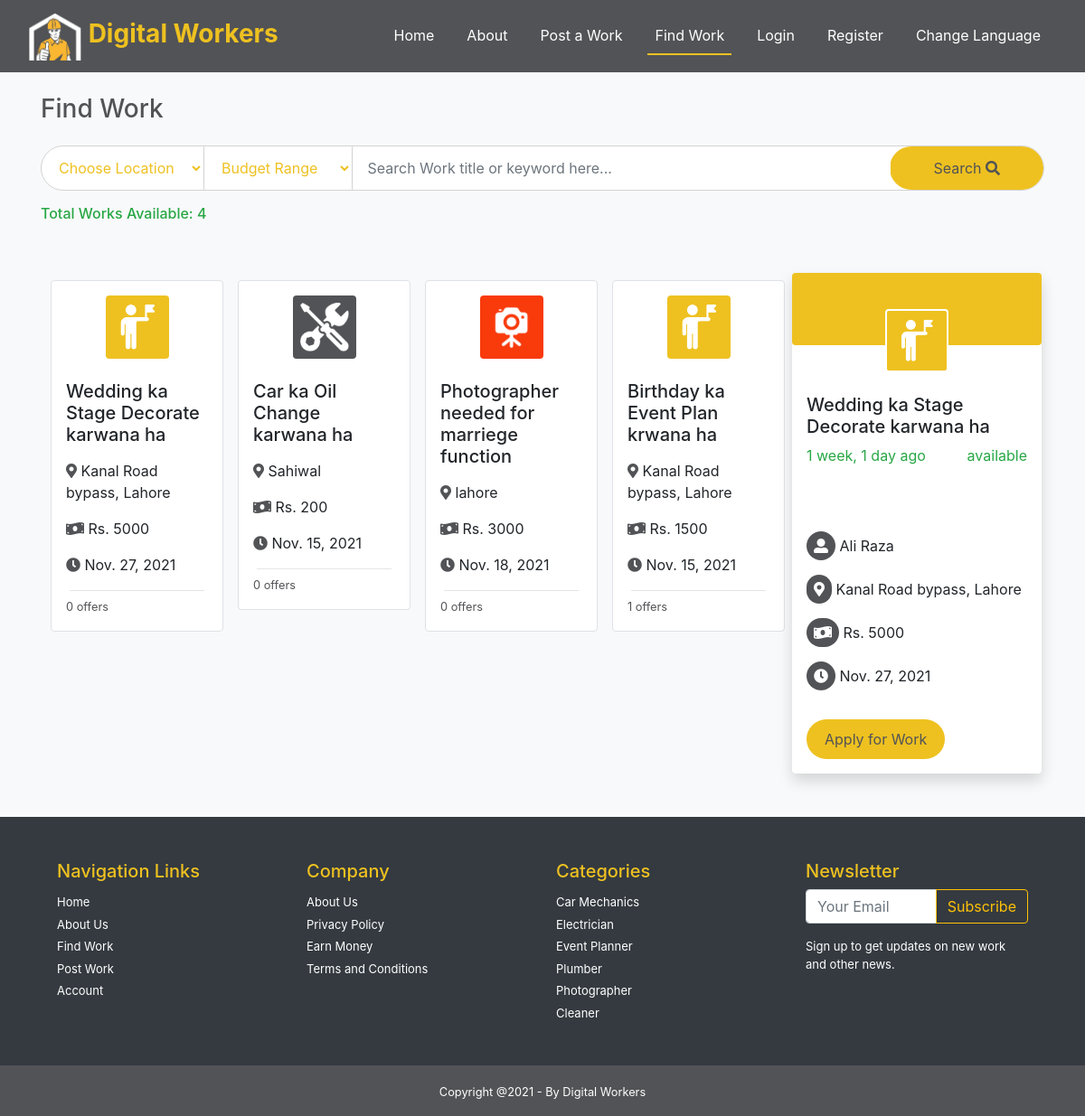
Screenshot of /find-work with the database file from the repository.
### Buyer/models.py (models this page shows, shortened)
class Work(models.Model):
    id = models.BigAutoField(primary_key=True)
    title = models.CharField(max_length=120, null=False)
    budget = models.IntegerField( null=True)
    deadline = models.DateTimeField( null=True)
    location = models.CharField(max_length=120, null=True)
    description = models.TextField( null=True)
    service = models.ForeignKey(Service, on_delete=models.CASCADE, null=True)
    posted_by=models.ForeignKey(settings.AUTH_USER_MODEL, on_delete=models.CASCADE, null=True)
    posted_at=models.DateTimeField(auto_now_add=True)
    status=models.CharField(max_length=60, null=True, default='available')

### Home/models.py (models this page shows, shortened)
class Service(models.Model):
    id = models.BigAutoField(primary_key=True)
    name = models.CharField( max_length=120, null=False, unique=True)
    image = models.ImageField(null=True, upload_to="icons/")
    is_active = models.BooleanField(default=True)
    created_at = models.DateTimeField(auto_now_add=True)

class User(AbstractBaseUser):
    id = models.BigAutoField(primary_key=True)
    name = models.CharField(max_length=30, blank=True)
    email = models.EmailField(max_length=60, unique=True, blank=False)
    date_joined =models.DateTimeField(auto_now_add=True)
    last_login =models.DateTimeField(auto_now=True,blank=True)
    is_admin = BooleanField(default=False)
    is_active = BooleanField(default=True)
    is_staff = BooleanField(default=False)
    is_superuser = BooleanField(default=False)
    role = models.CharField(max_length=30, default='User', blank=True)
    USERNAME_FIELD = 'email'
    REQUIRED_FIELDS= [ 'name','role']
    objects  = MyUserManager()

### Home/views.py (the view, shortened to what this page needs)
# urls.py: path('find-work', views.find_work, name="find_work"),
def find_work(request):
    work_list=Work.objects.filter(status="available").annotate(offer_count=Count('offer')).order_by('-posted_at')
    page = request.GET.get('page', 1)
    paginator = Paginator(work_list, 8)
    try:
        works = paginator.page(page)
    except PageNotAnInteger:
        works = paginator.page(1)
    except EmptyPage:
        works = paginator.page(paginator.num_pages)
    if request.user.is_authenticated:
        offers=Offer.objects.filter(offer_by=request.user).values_list('work_id', flat=True)
    else:
        offers=Offer.objects.filter(offer_by=0).values_list('work_id', flat=True)
    context={
        "works":works,
        "work_offers":offers
    }
    return render(request,"find_work.html",context)

### templates/find_work.html (shortened to what this page needs)
{% extends 'layout.html' %}
{% block find_work %}active{% endblock find_work %}
{% load static %}
{% block body %}
<body class="bg-light">
  <div class="container ">
    <section class="works">
      <h3 class="text-gray  my-4">Find Work </h3>
        <form action="search" method="get">
        <div class="input-group mb-3 search-bg">
            <div class="input-group-append">
                <select name="location" required  class="text-yellow px-3 search-select" >
                    <option value="">Choose Location</option>
                </select>
            </div>
            <div class="input-group-append">
                <select name="budget" value="{{request.GET.budget}}" required class="text-yellow px-3 search-select" >
                    <option value="">Budget Range</option>
                </select>
            </div>
            <input type="text"name="query" value="{{request.GET.query}}"class="form-control search-input py-4" required placeholder=" Search Work title or keyword here..." aria-label="Recipient's username" aria-describedby="basic-addon2">
            <div class="input-group-append">
            <button class="btn-yellow px-5 search-btn" type="submit">Search <i class="fas fa-search"></i></button></form>
            </div>
                {% if works %}
                    <h6 class="text-success">Total Works Available: {{works|length}}</h6>
                {% else %}
                    <h6 class="text-danger ">Results not found <a href="{% url 'find_work' %}">Show all</a></h6>
                {% endif %}
    </section><br> <br>
        <div class="row mx-5">
            <div class="col-md-9">
                <div class="row">
                    {% for work in works %}
                    <div class="col-lg-4 col-xl-3 col-md-6 p-2 ">
                        <div class="work-box p-3  bg-white rounded border" id="work-box" onclick="detailbox('{{work.id}}')" >
                        <img src="../media/{{work.service.image}}" class="bg-{{work.service.name}} p-2 rounded mx-auto d-block" width="70" alt="work_icon" srcset="">
                        <h5 class="mt-4">{{work.title}}</h5>
                        <div class="inner-box text-small mt-3">
                            <p ><i class="fas fa-map-marker-alt text-gray"></i> {{work.location}}</p>
                            <p><i class="fas fa-money-bill-wave text-gray"></i> Rs. {{work.budget}}</p>
                            <p><i class="fas fa-clock text-gray"></i> {{work.deadline.date}}</p> <hr class="p-0 m-1">
                            <small class="text-gray">{{work.offer_count}} offers</small>
                        </div>
                        </div>
                    </div>{% endfor %}
                </div>
            </div>
            {% if works.0 %}
            <div class=" col-md-3 detail-box bg-white rounded shadow p-0" id="detailbox">
                    <img src="../media/{{works.0.service.image}}" class="bg-{{works.0.service.name}} p-2 rounded mx-auto d-block" style="border: 2px solid white; margin-top:-40px" width="70" alt="work_icon" srcset="">
                    <h5 class="mt-4 pl-3" >{{works.0.title}}</h5>
                    <p class="text-success px-3">
                    <span class="float-left">{{works.0.posted_at|timesince}} ago </span><span class="float-right">{{works.0.status}}</span> </p>
                    <div class="inner-box text-small mt-3 p-3  "><br>
                        <small>{{work.0.description}}</small> <br> <br>
                        <p><i class="fas fa-user-alt text-white bg-gray rounded-30 p-2"></i> {{works.0.posted_by.name}}</p>
                        <p ><i class="fas fa-map-marker-alt text-white bg-gray rounded-30 p-2"></i> {{works.0.location}}</p>
                        <p><i class="fas fa-money-bill-wave text-white bg-gray rounded-30 p-2"></i> Rs. {{works.0.budget}}</p>
                        <p><i class="fas fa-clock text-white bg-gray rounded-30 p-2"></i> {{works.0.deadline.date}}</p>
                    </div>
                    {% if works.0.id in work_offers %} <h6 class="text-danger text-center">Already Applied!</h6>
                    {% else %}
                        <button class="btn-yellow mx-3" onclick="chkapply('{{works.0.id}}','{{works.0.title}}','{{works.0.description}}','{{works.0.budget}}','{{works.0.deadline.date}}','{{works.0.location}}','{{works.0.posted_by.id}}')" id='apply-btn'>Apply for Work</button>
                        {% endif %}
            </div>
            {% endif %}
        </div>
        <br><br>
{% endblock body %}

### static/css/style.css (style rules this page uses)
html,body { margin:0; padding:0; overflow-x:hidden; }
.bg-gray { background-color: #525356; }
.text-gray { color: #525356; }
.text-yellow { color: #EEC120; }
.rounded-30 { border-radius: 30px; }
.btn-yellow { padding: 10px 20px; border: none; border-radius: 30px; color: #525356; background-color: #EEC120; }
.search-bg { background: white; padding: 0px; border: 1px solid lightgray; border-radius: 30px; }
.search-select { border: 0px; border-right: 1px solid lightgray; border-radius: 1px; background: transparent; }
.search-input { border: 0px !important; border-radius: 1px !important; background: transparent; }
.search-btn { padding: 10px !important; border-radius: 30px !important; }
.bg-Event { background:#EEC120 }
.bg-Mechanics { background:#525356 }
.bg-Photographer { background:#F93A0B }

### rows the page displays
Work: service.image (picture), title "Wedding ka Stage Decorate karwana ha", location "Kanal Road bypass, Lahore", budget "5000", deadline "Nov. 27, 2021", offer_count "0", posted_at "1 week, 1 day", status "available", posted_by.name "Ali Raza"
Work: service.image (picture), title "Car ka Oil Change karwana ha", location "Sahiwal", budget "200", deadline "Nov. 15, 2021", offer_count "0"
Work: service.image (picture), title "Photographer needed for marriege function", location "lahore", budget "3000", deadline "Nov. 18, 2021", offer_count "0"
Work: service.image (picture), title "Birthday ka Event Plan krwana ha", location "Kanal Road bypass, Lahore", budget "1500", deadline "Nov. 15, 2021", offer_count "1"

### other values shown
{{ works|length }} "4"
